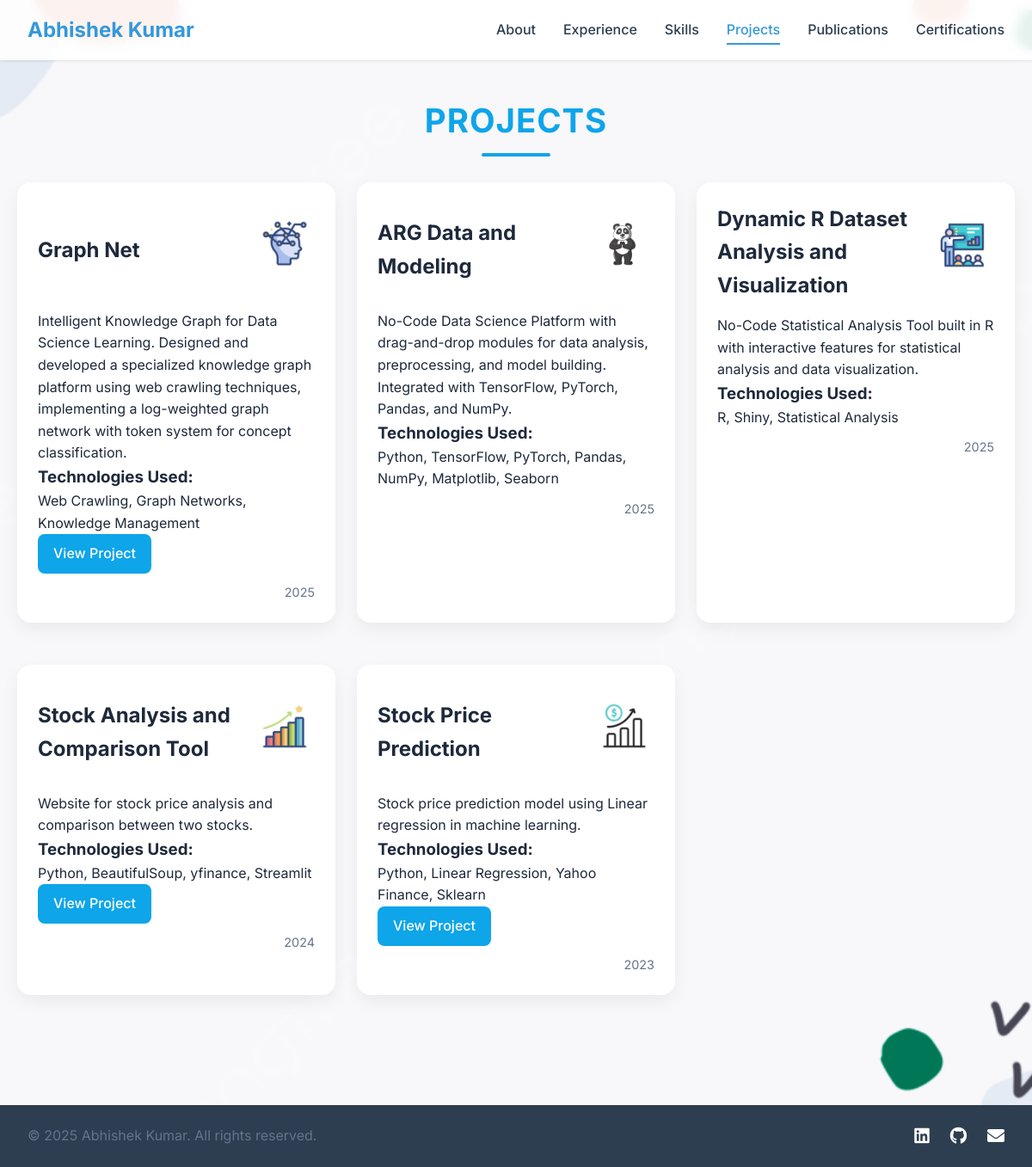
/projects/, run on the app's committed database.
### portfolio_app/models.py (models this page shows, shortened)
class Profile(models.Model):
    full_name = models.CharField(max_length=200)
    title = models.CharField(max_length=200, blank=True)
    phone = models.CharField(max_length=50, blank=True)
    email = models.EmailField(blank=True)
    summary = models.TextField(blank=True)
    photo = models.URLField(blank=True)
    github = models.URLField(blank=True)
    linkedin = models.URLField(blank=True)

class Project(models.Model):
    profile = models.ForeignKey(Profile, on_delete=models.CASCADE, related_name='projects')
    title = models.CharField(max_length=255)
    description = models.TextField(blank=True)
    link = models.URLField(blank=True)
    tech = models.CharField(max_length=255, blank=True)
    year = models.CharField(max_length=4, blank=True)
    animation_logo = models.URLField(blank=True, help_text='URL to the animated logo/gif for the project')

### portfolio_app/views.py (the view)
# urls.py: path('projects/', views.projects, name='projects'),
def projects(request):
    profile = Profile.objects.first()
    if not profile:
        return render(request, 'portfolio_app/projects.html', {'no_data': True})
    context = {
        'profile': profile,
        'projects': profile.projects.all().order_by('-year'),
    }
    return render(request, 'portfolio_app/projects.html', context)

### portfolio_app/templates/portfolio_app/projects.html (shortened to what this page needs)
{% extends "portfolio_app/base.html" %}
{% load static %}
{% block content %}
<section class="projects-page">
    <h1>Projects</h1>
    <div class="projects-grid">
        {% for p in projects %}
            <article class="project-card card">
                <div class="project-header">
                    <h2>{{ p.title }}</h2>
                    {% if p.animation_logo %}
                        <div class="project-logo">
                            <img src="{% static p.animation_logo %}" alt="{{ p.title }} logo" class="project-animation">
                        </div>
                    {% endif %}
                </div>
                <div class="project-content">
                    <p class="project-description">{{ p.description }}</p>
                    <div class="project-tech">
                        <h3>Technologies Used:</h3>
                        <p>{{ p.tech }}</p>
                    </div>
                    {% if p.link %}
                    <div class="project-links">
                        <a href="{{ p.link }}" target="_blank" class="project-btn">View Project</a>
                    </div>
                    {% endif %}
                </div>
                <div class="project-meta">
                    <span class="project-year">{{ p.year }}</span>
                </div>
            </article>
        {% empty %}
            <div class="empty-state card">
                <p>No projects listed yet.</p>
            </div>
        {% endfor %}
    </div>
</section>
{% endblock %}

### portfolio_app/templates/portfolio_app/base.html (shortened to what this page needs)
<!DOCTYPE html>
<html lang="en">
<head>
    <link rel="stylesheet" href="https://cdnjs.cloudflare.com/ajax/libs/font-awesome/5.15.4/css/all.min.css">
    {% load static %}
    <link rel="stylesheet" href="{% static 'portfolio_app/css/base.css' %}">
    <link rel="stylesheet" href="{% static 'portfolio_app/css/style.css' %}">
</head>
<body>
    <header class="site-header">
        <nav class="main-nav">
            <div class="nav-brand">
                <a href="{% url 'portfolio_app:home' %}">{{ profile.full_name }}</a>
            </div>
            <ul class="nav-links" id="navLinks">
                <li><a href="{% url 'portfolio_app:about' %}" class="nav-link">About</a></li>
                <li><a href="{% url 'portfolio_app:experience' %}" class="nav-link">Experience</a></li>
                <li><a href="{% url 'portfolio_app:skills' %}" class="nav-link">Skills</a></li>
                <li><a href="{% url 'portfolio_app:projects' %}" class="nav-link">Projects</a></li>
                <li><a href="{% url 'portfolio_app:publications' %}" class="nav-link">Publications</a></li>
                <li><a href="{% url 'portfolio_app:certifications' %}" class="nav-link">Certifications</a></li>
            </ul>
        </nav>
    </header>
    <main class="main-content">
        {% block content %}
        {% endblock %}
    </main>
    <footer class="site-footer">
        <div class="footer-content">
            <div class="footer-info">
                <p>&copy; {% now "Y" %} {{ profile.full_name }}. All rights reserved.</p>
            </div>
            <div class="footer-social">
                {% if profile.linkedin %}
                <a href="{{ profile.linkedin }}" target="_blank" class="social-link">
                    <i class="fab fa-linkedin"></i>
                </a>
                {% endif %}
                {% if profile.github %}
                <a href="{{ profile.github }}" target="_blank" class="social-link">
                    <i class="fab fa-github"></i>
                </a>
                {% endif %}
                {% if profile.email %}
                <a href="mailto:{{ profile.email }}" class="social-link">
                    <i class="fas fa-envelope"></i>
                </a>
                {% endif %}
            </div>
        </div>
    </footer>
</body>
</html>

### portfolio_app/static/portfolio_app/css/base.css (style rules this page uses)
:root { --primary-color: #3498db; --secondary-color: #2c3e50; --accent-color: #e74c3c; --text-color: #2c3e50; --text-light: #505d6b; --background-color: #f8f9fa; --white: #ffffff; --shadow: 0 2px 4px rgba(0, 0, 0, 0.1); }
* { margin: 0; padding: 0; box-sizing: border-box; }
body { font-family: 'Inter', sans-serif; line-height: 1.6; color: var(--text-color); background: var(--background-color); }
.site-header { background: var(--white); box-shadow: var(--shadow); position: sticky; top: 0; z-index: 1000; }
.main-nav { max-width: 1200px; margin: 0 auto; padding: 1rem 2rem; display: flex; justify-content: space-between; align-items: center; }
.nav-brand { font-size: 1.5rem; font-weight: 700; }
.nav-brand a { color: var(--primary-color); text-decoration: none; }
.nav-links { display: flex; gap: 2rem; list-style: none; }
.nav-link { color: var(--text-color); text-decoration: none; font-weight: 500; padding: 0.5rem 0; position: relative; transition: color 0.3s ease; }
.nav-link:hover, .nav-link.active { color: var(--primary-color); }
.nav-link::after { content: ''; position: absolute; width: 0; height: 2px; bottom: 0; left: 0; background-color: var(--primary-color); transition: width 0.3s ease; }
.nav-link:hover::after, .nav-link.active::after { width: 100%; }
.main-content { min-height: calc(100vh - 140px); }
.site-footer { background: var(--secondary-color); color: var(--white); padding: 2rem 0; margin-top: 4rem; }
.footer-content { max-width: 1200px; margin: 0 auto; padding: 0 2rem; display: flex; justify-content: space-between; align-items: center; }
.footer-social { display: flex; gap: 1.5rem; }
.footer-social .social-link { color: var(--white); font-size: 1.25rem; transition: transform 0.2s; }
.card { background: var(--white); border-radius: 8px; box-shadow: var(--shadow); transition: transform 0.2s, box-shadow 0.2s; }

### data on the page
Profile: full_name "Abhishek Kumar"
Project: title "Graph Net", animation_logo (picture), description "Intelligent Knowledge Graph for Data Science Learning. Designed and developed a specialized knowledge graph platform using web crawling techniques, implementing a log-weighted graph network with token system for concept classification.", tech "Web Crawling, Graph Networks, Knowledge Management", year "2025"
Project: title "ARG Data and Modeling", animation_logo (picture), description "No-Code Data Science Platform with drag-and-drop modules for data analysis, preprocessing, and model building. Integrated with TensorFlow, PyTorch, Pandas, and NumPy.", tech "Python, TensorFlow, PyTorch, Pandas, NumPy, Matplotlib, Seaborn", year "2025"
Project: title "Dynamic R Dataset Analysis and Visualization", animation_logo (picture), description "No-Code Statistical Analysis Tool built in R with interactive features for statistical analysis and data visualization.", tech "R, Shiny, Statistical Analysis", year "2025"
Project: title "Stock Analysis and Comparison Tool", animation_logo (picture), description "Website for stock price analysis and comparison between two stocks.", tech "Python, BeautifulSoup, yfinance, Streamlit", year "2024"
Project: title "Stock Price Prediction", animation_logo (picture), description "Stock price prediction model using Linear regression in machine learning.", tech "Python, Linear Regression, Yahoo Finance, Sklearn", year "2023"
